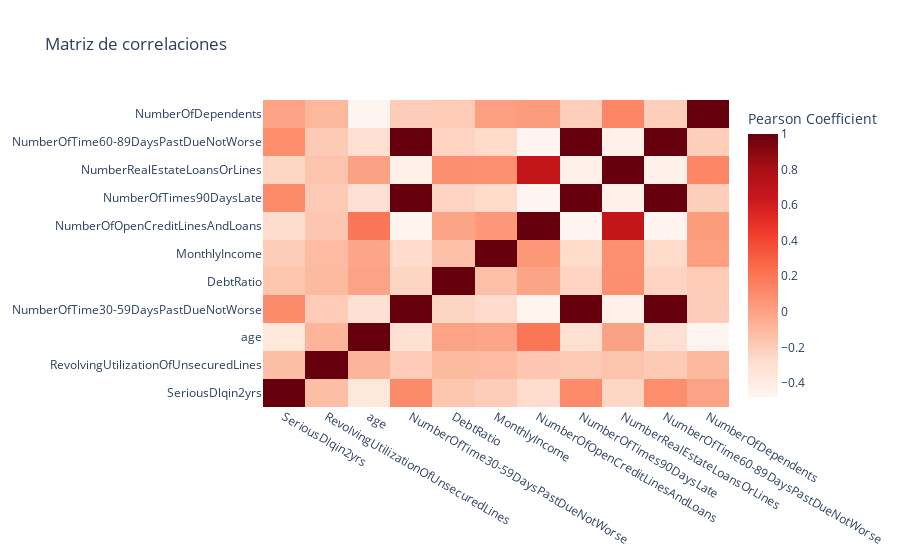

Notebook code for this chart:
### Code cell
cor=df.corr()
correlation_heatmap(cor)

### Figure 1 — Plotly figure (JSON) as saved in the notebook; plotly's stock layout.template omitted (floating-point values rounded to 4 significant figures)
{"data": [{"colorbar": {"title": {"text": "Pearson Coefficient"}}, "colorscale": [[0, "rgb(255,245,240)"], [0.125, "rgb(254,224,210)"], [0.25, "rgb(252,187,161)"], [0.375, "rgb(252,146,114)"], [0.5, "rgb(251,106,74)"], [0.625, "rgb(239,59,44)"], [0.75, "rgb(203,24,29)"], [0.875, "rgb(165,15,21)"], [1, "rgb(103,0,13)"]], "type": "heatmap", "x": ["SeriousDlqin2yrs", "RevolvingUtilizationOfUnsecuredLines", "age", "NumberOfTime30-59DaysPastDueNotWorse", "DebtRatio", "MonthlyIncome", "NumberOfOpenCreditLinesAndLoans", "NumberOfTimes90DaysLate", "NumberRealEstateLoansOrLines", "NumberOfTime60-89DaysPastDueNotWorse", "NumberOfDependents"], "y": ["SeriousDlqin2yrs", "RevolvingUtilizationOfUnsecuredLines", "age", "NumberOfTime30-59DaysPastDueNotWorse", "DebtRatio", "MonthlyIncome", "NumberOfOpenCreditLinesAndLoans", "NumberOfTimes90DaysLate", "NumberRealEstateLoansOrLines", "NumberOfTime60-89DaysPastDueNotWorse", "NumberOfDependents"], "z": [[1, -0.1231, -0.3522, 0.1083, -0.1619, -0.1998, -0.2788, 0.1058, -0.2427, 0.09455, -0.0009665], [-0.1231, 1, -0.07979, -0.1908, -0.1027, -0.1113, -0.1647, -0.1855, -0.1555, -0.1862, -0.09367], [-0.3522, -0.07979, 1, -0.3019, -0.001915, -0.009037, 0.2054, -0.297, 0.004656, -0.2929, -0.4788], [0.1083, -0.1908, -0.3019, 1, -0.2379, -0.271, -0.4656, 0.9997, -0.4325, 0.9998, -0.2004], [-0.1619, -0.1027, -0.001915, -0.2379, 1, -0.1351, -0.003869, -0.2352, 0.08826, -0.2344, -0.1899], [-0.1998, -0.1113, -0.009037, -0.271, -0.1351, 1, 0.05341, -0.2686, 0.08471, -0.2673, 0.0153], [-0.2788, -0.1647, 0.2054, -0.4656, -0.003869, 0.05341, 1, -0.4779, 0.6676, -0.4708, 0.03268], [0.1058, -0.1855, -0.297, 0.9997, -0.2352, -0.2686, -0.4779, 1, -0.4415, 0.9999, -0.2036], [-0.2427, -0.1555, 0.004656, -0.4325, 0.08826, 0.08471, 0.6676, -0.4415, 1, -0.4361, 0.13], [0.09455, -0.1862, -0.2929, 0.9998, -0.2344, -0.2673, -0.4708, 0.9999, -0.4361, 1, -0.2049], [-0.0009665, -0.09367, -0.4788, -0.2004, -0.1899, 0.0153, 0.03268, -0.2036, 0.13, -0.2049, 1]]}], "layout": {"title": {"text": "Matriz de correlaciones"}}}
